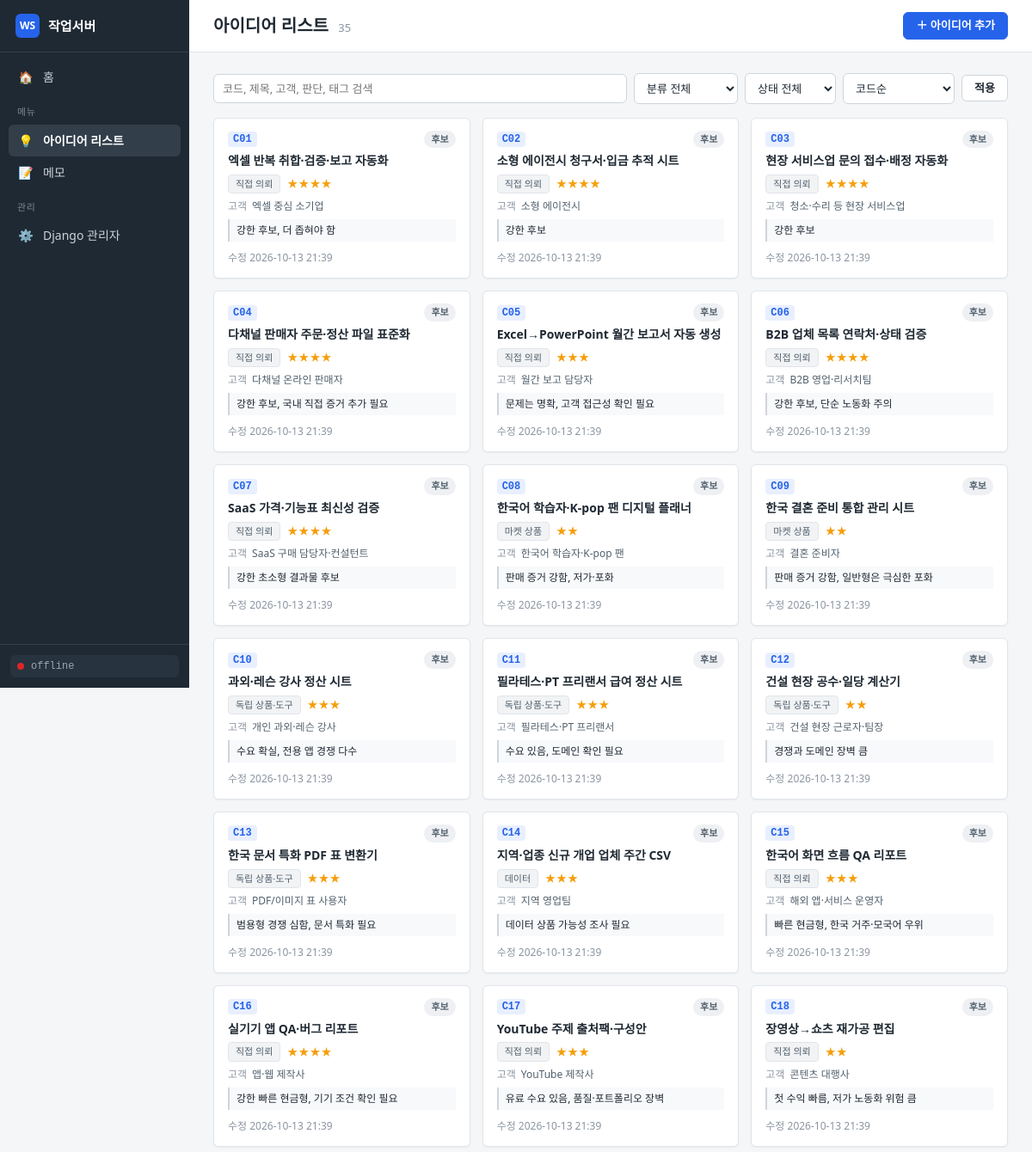
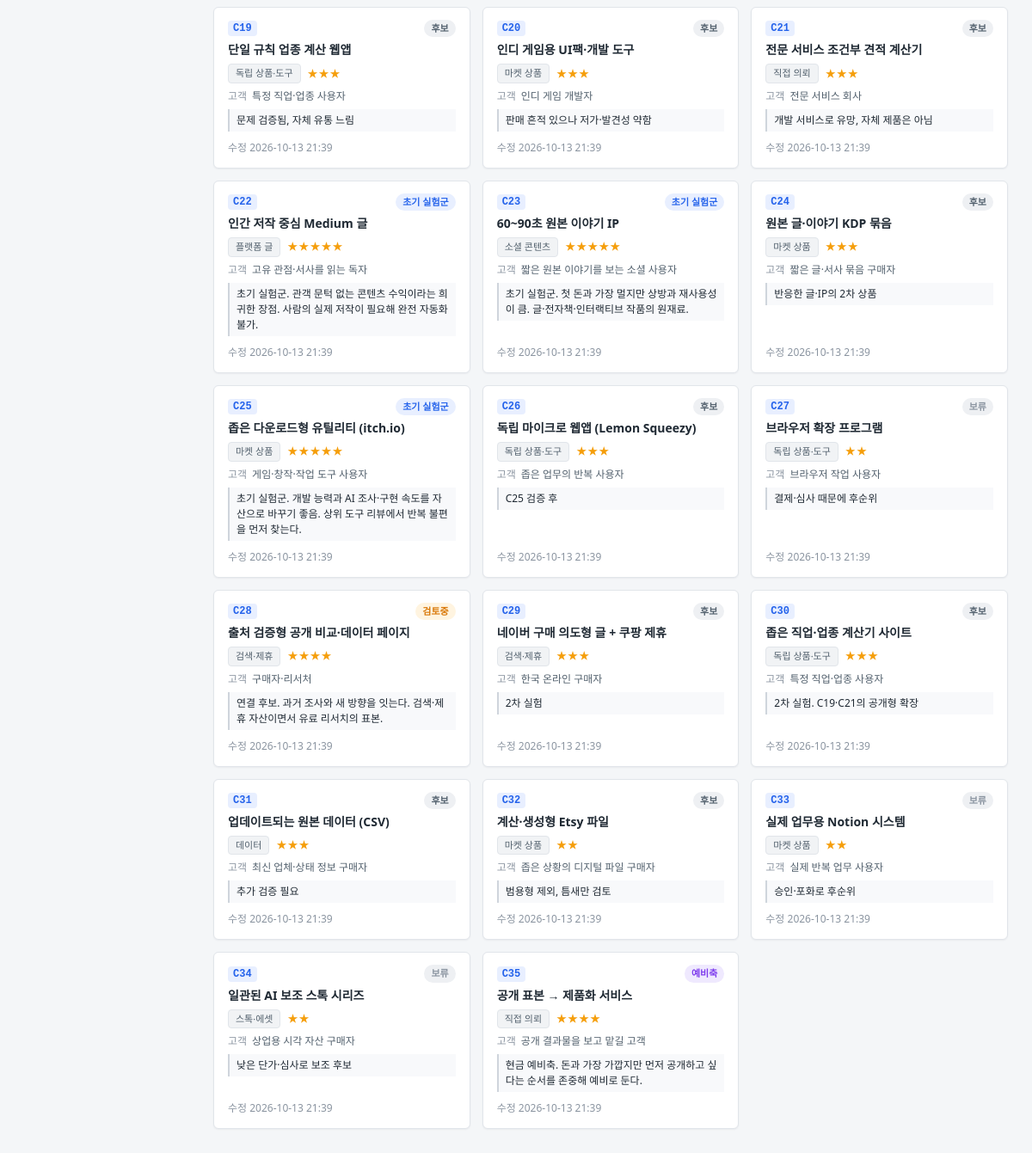
/ideas/, run on the app's committed database (2 pictures, top to bottom).
### apps/ideas/models.py (models this page shows, shortened)
class Idea(models.Model):
    class Category(models.TextChoices):
        REQUEST = "request", "직접 의뢰"
        MARKET = "market", "마켓 상품"
        PRODUCT = "product", "독립 상품·도구"
        CONTENT = "content", "플랫폼 글"
        SOCIAL = "social", "소셜 콘텐츠"
        SEARCH = "search", "검색·제휴"
        DATA = "data", "데이터"
        ASSET = "asset", "스톡·에셋"
        OTHER = "other", "기타"
    class Status(models.TextChoices):
        CANDIDATE = "candidate", "후보"
        REVIEW = "review", "검토중"
        EXPERIMENT = "experiment", "초기 실험군"
        ACTIVE = "active", "진행중"
        RESERVE = "reserve", "예비축"
        HOLD = "hold", "보류"
        DROPPED = "dropped", "폐기"
    PRIORITY_CHOICES = [(5, "5 · 최우선"), (4, "4 · 높음"), (3, "3 · 보통"), (2, "2 · 낮음"), (1, "1 · 참고")]
    code = models.CharField("코드", max_length=10, unique=True, help_text="예: C01")
    title = models.CharField("제목", max_length=200)
    category = models.CharField("분류", max_length=20, choices=Category.choices, default=Category.OTHER)
    status = models.CharField("상태", max_length=20, choices=Status.choices, default=Status.CANDIDATE)
    priority = models.PositiveSmallIntegerField("우선순위", choices=PRIORITY_CHOICES, default=3)
    customer = models.CharField("고객·독자", max_length=200, blank=True)
    pain = models.TextField("불편·욕구", blank=True)
    current_alternative = models.TextField("현재 지출·대안", blank=True)
    money_flow = models.TextField("돈이 생기는 방식", blank=True)
    evidence = models.TextField("증거·수요 신호", blank=True)
    min_product = models.TextField("최소 판매물·공개물", blank=True)
    channel = models.TextField("첫 고객·유통 경로", blank=True)
    risk = models.TextField("핵심 위험", blank=True)
    judgement = models.TextField("현재 판단", blank=True)
    notes = models.TextField("작업 메모", blank=True, help_text="조사하면서 추가하는 자유 메모")
    source_doc = models.CharField("출처 문서", max_length=200, blank=True)
    tags = models.CharField("태그", max_length=200, blank=True, help_text="쉼표로 구분")
    created_at = models.DateTimeField("생성", auto_now_add=True)
    updated_at = models.DateTimeField("수정", auto_now=True)
    class Meta:
        ordering = ["code"]
        verbose_name = "아이디어"
        verbose_name_plural = "아이디어"
    def get_absolute_url(self) -> str:
        return reverse("ideas:detail", args=[self.pk])
    @property
    def status_tone(self) -> str:
        return {
            self.Status.EXPERIMENT: "blue",
            self.Status.ACTIVE: "green",
            self.Status.REVIEW: "amber",
            self.Status.RESERVE: "violet",
            self.Status.HOLD: "gray",
            self.Status.DROPPED: "red",
        }.get(self.status, "slate")

### apps/ideas/views.py (the view, shortened to what this page needs)
# urls.py: path("", views.idea_list, name="list"),
def idea_list(request):
    q = request.GET.get("q", "").strip()
    category = request.GET.get("category", "")
    status = request.GET.get("status", "")
    sort = request.GET.get("sort", "code")
    if sort not in SORT_OPTIONS:
        sort = "code"
    qs = Idea.objects.all()
    if category:
        qs = qs.filter(category=category)
    if status:
        qs = qs.filter(status=status)
    qs = qs.order_by(SORT_OPTIONS[sort][0], "code")
    context = {
        "page_title": "아이디어 리스트",
        "ideas": qs,
        "total": Idea.objects.count(),
        "q": q,
        "category": category,
        "status": status,
        "sort": sort,
        "categories": Idea.Category.choices,
        "statuses": Idea.Status.choices,
        "sort_options": [(k, v[1]) for k, v in SORT_OPTIONS.items()],
        "is_filtered": bool(q or category or status),
    }
    return render(request, "ideas/list.html", context)

### apps/core/context_processors.py (called while the page is built)
def navigation(request):
    match = getattr(request, "resolver_match", None)
    active = match.app_name if match else ""
    return {"MENUS": get_menus(), "ACTIVE_MENU": active or "home"}

### apps/core/menus.py (called while the page is built)
def get_menus() -> list[Menu]:
    return MENUS

    @property
    def url(self) -> str:
        return reverse(self.url_name)

### templates/ideas/list.html (shortened to what this page needs)
{% extends "base.html" %}
{% block heading %}아이디어 리스트 <span class="count">{{ ideas|length }}{% if is_filtered %} / {{ total }}{% endif %}</span>{% endblock %}
{% block actions %}
<a class="btn btn--primary" href="{% url 'ideas:create' %}">＋ 아이디어 추가</a>
{% endblock %}
{% block content %}
<form method="get" class="filterbar">
  <input class="input filterbar__search" type="search" name="q" value="{{ q }}" placeholder="코드, 제목, 고객, 판단, 태그 검색">
  <select class="select" name="category">
    <option value="">분류 전체</option>
  </select>
  <select class="select" name="status">
    <option value="">상태 전체</option>
  </select>
  <select class="select" name="sort">
    {% for value, label in sort_options %}
    <option value="{{ value }}" {% if value == sort %}selected{% endif %}>{{ label }}</option>
    {% endfor %}
  </select>
  <button class="btn" type="submit">적용</button>
</form>
<div class="ideagrid">
  {% for idea in ideas %}
  <a class="ideacard" href="{{ idea.get_absolute_url }}">
    <div class="ideacard__top">
      <span class="code">{{ idea.code }}</span>
      <span class="badge badge--{{ idea.status_tone }}">{{ idea.get_status_display }}</span>
    </div>
    <div class="ideacard__title">{{ idea.title }}</div>
    <div class="ideacard__meta">
      <span class="chip">{{ idea.get_category_display }}</span>
      <span class="stars" title="우선순위 {{ idea.priority }}">{% for _ in "12345"|slice:idea.priority %}★{% endfor %}</span>
    </div>
    {% if idea.customer %}<div class="ideacard__row"><span class="k">고객</span>{{ idea.customer }}</div>{% endif %}
    {% if idea.judgement %}<div class="ideacard__row ideacard__judge">{{ idea.judgement|truncatechars:90 }}</div>{% endif %}
    <div class="ideacard__foot muted small">수정 {{ idea.updated_at|date:"Y-m-d H:i" }}</div>
  </a>
  {% endfor %}
</div>
{% endblock %}

### templates/base.html (shortened to what this page needs)
{% load static %}<!DOCTYPE html>
<html lang="ko">
<head>
  <link rel="stylesheet" href="{% static 'css/app.css' %}">
</head>
<body>
<div class="layout">
  <aside class="sidebar">
    <a class="brand" href="{% url 'core:home' %}">
      <span class="brand__mark">WS</span>
      <span class="brand__text">작업서버</span>
    </a>
    <nav class="nav">
      <a class="nav__item {% if ACTIVE_MENU == 'core' or ACTIVE_MENU == 'home' %}is-active{% endif %}" href="{% url 'core:home' %}">
        <span class="nav__icon">🏠</span><span>홈</span>
      </a>
      <div class="nav__section">메뉴</div>
      {% for m in MENUS %}
      <a class="nav__item {% if ACTIVE_MENU == m.key %}is-active{% endif %}" href="{{ m.url }}">
        <span class="nav__icon">{{ m.icon }}</span><span>{{ m.title }}</span>
      </a>
      {% endfor %}
      <div class="nav__section">관리</div>
      <a class="nav__item" href="/admin/"><span class="nav__icon">⚙️</span><span>Django 관리자</span></a>
    </nav>
    <div class="sidebar__footer">
      <div class="gitpill" id="gitpill" title="git 상태 (30초마다 갱신)">
        <span class="gitpill__dot" data-git="dot"></span>
        <span data-git="branch">…</span>
      </div>
    </div>
  </aside>
  <div class="main">
    <header class="topbar">
      <div class="topbar__title">
        <h1>{% block heading %}{{ page_title }}{% endblock %}</h1>
      </div>
      <div class="topbar__actions">{% block actions %}{% endblock %}</div>
    </header>
    <main class="content">
      {% block content %}{% endblock %}
    </main>
  </div>
</div>
</body>
</html>

### data on the page
Idea: code "C01", status "후보", title "엑셀 반복 취합·검증·보고 자동화", category "직접 의뢰", priority 4 (drawn), customer "엑셀 중심 소기업", judgement "강한 후보, 더 좁혀야 함", updated_at "2026-10-13 21:39"
Idea: code "C02", status "후보", title "소형 에이전시 청구서·입금 추적 시트", category "직접 의뢰", priority 4 (drawn), customer "소형 에이전시", judgement "강한 후보", updated_at "2026-10-13 21:39"
Idea: code "C03", status "후보", title "현장 서비스업 문의 접수·배정 자동화", category "직접 의뢰", priority 4 (drawn), customer "청소·수리 등 현장 서비스업", judgement "강한 후보", updated_at "2026-10-13 21:39"
Idea: code "C04", status "후보", title "다채널 판매자 주문·정산 파일 표준화", category "직접 의뢰", priority 4 (drawn), customer "다채널 온라인 판매자", judgement "강한 후보, 국내 직접 증거 추가 필요", updated_at "2026-10-13 21:39"
Idea: code "C05", status "후보", title "Excel→PowerPoint 월간 보고서 자동 생성", category "직접 의뢰", priority 3 (drawn), customer "월간 보고 담당자", judgement "문제는 명확, 고객 접근성 확인 필요", updated_at "2026-10-13 21:39"
Idea: code "C06", status "후보", title "B2B 업체 목록 연락처·상태 검증", category "직접 의뢰", priority 4 (drawn), customer "B2B 영업·리서치팀", judgement "강한 후보, 단순 노동화 주의", updated_at "2026-10-13 21:39"
Idea: code "C07", status "후보", title "SaaS 가격·기능표 최신성 검증", category "직접 의뢰", priority 4 (drawn), customer "SaaS 구매 담당자·컨설턴트", judgement "강한 초소형 결과물 후보", updated_at "2026-10-13 21:39"
Idea: code "C08", status "후보", title "한국어 학습자·K-pop 팬 디지털 플래너", category "마켓 상품", priority 2 (drawn), customer "한국어 학습자·K-pop 팬", judgement "판매 증거 강함, 저가·포화", updated_at "2026-10-13 21:39"
Idea: code "C09", status "후보", title "한국 결혼 준비 통합 관리 시트", category "마켓 상품", priority 2 (drawn), customer "결혼 준비자", judgement "판매 증거 강함, 일반형은 극심한 포화", updated_at "2026-10-13 21:39"
Idea: code "C10", status "후보", title "과외·레슨 강사 정산 시트", category "독립 상품·도구", priority 3 (drawn), customer "개인 과외·레슨 강사", judgement "수요 확실, 전용 앱 경쟁 다수", updated_at "2026-10-13 21:39"
Idea: code "C11", status "후보", title "필라테스·PT 프리랜서 급여 정산 시트", category "독립 상품·도구", priority 3 (drawn), customer "필라테스·PT 프리랜서", judgement "수요 있음, 도메인 확인 필요", updated_at "2026-10-13 21:39"
Idea: code "C12", status "후보", title "건설 현장 공수·일당 계산기", category "독립 상품·도구", priority 2 (drawn), customer "건설 현장 근로자·팀장", judgement "경쟁과 도메인 장벽 큼", updated_at "2026-10-13 21:39"
Idea: code "C13", status "후보", title "한국 문서 특화 PDF 표 변환기", category "독립 상품·도구", priority 3 (drawn), customer "PDF/이미지 표 사용자", judgement "범용형 경쟁 심함, 문서 특화 필요", updated_at "2026-10-13 21:39"
Idea: code "C14", status "후보", title "지역·업종 신규 개업 업체 주간 CSV", category "데이터", priority 3 (drawn), customer "지역 영업팀", judgement "데이터 상품 가능성 조사 필요", updated_at "2026-10-13 21:39"
Idea: code "C15", status "후보", title "한국어 화면 흐름 QA 리포트", category "직접 의뢰", priority 3 (drawn), customer "해외 앱·서비스 운영자", judgement "빠른 현금형, 한국 거주·모국어 우위", updated_at "2026-10-13 21:39"
Idea: code "C16", status "후보", title "실기기 앱 QA·버그 리포트", category "직접 의뢰", priority 4 (drawn), customer "앱·웹 제작사", judgement "강한 빠른 현금형, 기기 조건 확인 필요", updated_at "2026-10-13 21:39"
Idea: code "C17", status "후보", title "YouTube 주제 출처팩·구성안", category "직접 의뢰", priority 3 (drawn), customer "YouTube 제작사", judgement "유료 수요 있음, 품질·포트폴리오 장벽", updated_at "2026-10-13 21:39"
Idea: code "C18", status "후보", title "장영상→쇼츠 재가공 편집", category "직접 의뢰", priority 2 (drawn), customer "콘텐츠 대행사", judgement "첫 수익 빠름, 저가 노동화 위험 큼", updated_at "2026-10-13 21:39"
Idea: code "C19", status "후보", title "단일 규칙 업종 계산 웹앱", category "독립 상품·도구", priority 3 (drawn), customer "특정 직업·업종 사용자", judgement "문제 검증됨, 자체 유통 느림", updated_at "2026-10-13 21:39"
Idea: code "C20", status "후보", title "인디 게임용 UI팩·개발 도구", category "마켓 상품", priority 3 (drawn), customer "인디 게임 개발자", judgement "판매 흔적 있으나 저가·발견성 약함", updated_at "2026-10-13 21:39"
Idea: code "C21", status "후보", title "전문 서비스 조건부 견적 계산기", category "직접 의뢰", priority 3 (drawn), customer "전문 서비스 회사", judgement "개발 서비스로 유망, 자체 제품은 아님", updated_at "2026-10-13 21:39"
Idea: code "C22", status "초기 실험군", title "인간 저작 중심 Medium 글", category "플랫폼 글", priority 5 (drawn), customer "고유 관점·서사를 읽는 독자", judgement "초기 실험군. 관객 문턱 없는 콘텐츠 수익이라는 희귀한 장점. 사람의 실제 저작이 필요해 완전 자동화 불가.", updated_at "2026-10-13 21:39"
Idea: code "C23", status "초기 실험군", title "60~90초 원본 이야기 IP", category "소셜 콘텐츠", priority 5 (drawn), customer "짧은 원본 이야기를 보는 소셜 사용자", judgement "초기 실험군. 첫 돈과 가장 멀지만 상방과 재사용성이 큼. 글·전자책·인터랙티브 작품의 원재료.", updated_at "2026-10-13 21:39"
Idea: code "C24", status "후보", title "원본 글·이야기 KDP 묶음", category "마켓 상품", priority 3 (drawn), customer "짧은 글·서사 묶음 구매자", judgement "반응한 글·IP의 2차 상품", updated_at "2026-10-13 21:39"
Idea: code "C25", status "초기 실험군", title "좁은 다운로드형 유틸리티 (itch.io)", category "마켓 상품", priority 5 (drawn), customer "게임·창작·작업 도구 사용자", judgement "초기 실험군. 개발 능력과 AI 조사·구현 속도를 자산으로 바꾸기 좋음. 상위 도구 리뷰에서 반복 불편을 먼저 찾는다.", updated_at "2026-10-13 21:39"
Idea: code "C26", status "후보", title "독립 마이크로 웹앱 (Lemon Squeezy)", category "독립 상품·도구", priority 3 (drawn), customer "좁은 업무의 반복 사용자", judgement "C25 검증 후", updated_at "2026-10-13 21:39"
Idea: code "C27", status "보류", title "브라우저 확장 프로그램", category "독립 상품·도구", priority 2 (drawn), customer "브라우저 작업 사용자", judgement "결제·심사 때문에 후순위", updated_at "2026-10-13 21:39"
Idea: code "C28", status "검토중", title "출처 검증형 공개 비교·데이터 페이지", category "검색·제휴", priority 4 (drawn), customer "구매자·리서처", judgement "연결 후보. 과거 조사와 새 방향을 잇는다. 검색·제휴 자산이면서 유료 리서치의 표본.", updated_at "2026-10-13 21:39"
Idea: code "C29", status "후보", title "네이버 구매 의도형 글 + 쿠팡 제휴", category "검색·제휴", priority 3 (drawn), customer "한국 온라인 구매자", judgement "2차 실험", updated_at "2026-10-13 21:39"
Idea: code "C30", status "후보", title "좁은 직업·업종 계산기 사이트", category "독립 상품·도구", priority 3 (drawn), customer "특정 직업·업종 사용자", judgement "2차 실험. C19·C21의 공개형 확장", updated_at "2026-10-13 21:39"
Idea: code "C31", status "후보", title "업데이트되는 원본 데이터 (CSV)", category "데이터", priority 3 (drawn), customer "최신 업체·상태 정보 구매자", judgement "추가 검증 필요", updated_at "2026-10-13 21:39"
Idea: code "C32", status "후보", title "계산·생성형 Etsy 파일", category "마켓 상품", priority 2 (drawn), customer "좁은 상황의 디지털 파일 구매자", judgement "범용형 제외, 틈새만 검토", updated_at "2026-10-13 21:39"
Idea: code "C33", status "보류", title "실제 업무용 Notion 시스템", category "마켓 상품", priority 2 (drawn), customer "실제 반복 업무 사용자", judgement "승인·포화로 후순위", updated_at "2026-10-13 21:39"
Idea: code "C34", status "보류", title "일관된 AI 보조 스톡 시리즈", category "스톡·에셋", priority 2 (drawn), customer "상업용 시각 자산 구매자", judgement "낮은 단가·심사로 보조 후보", updated_at "2026-10-13 21:39"
Idea: code "C35", status "예비축", title "공개 표본 → 제품화 서비스", category "직접 의뢰", priority 4 (drawn), customer "공개 결과물을 보고 맡길 고객", judgement "현금 예비축. 돈과 가장 가깝지만 먼저 공개하고 싶다는 순서를 존중해 예비로 둔다.", updated_at "2026-10-13 21:39"

### other printed values
{{ m.icon }} "💡" "📝"
{{ m.title }} "아이디어 리스트" "메모"
{{ ideas|length }} "35"
form field sort "코드순"
